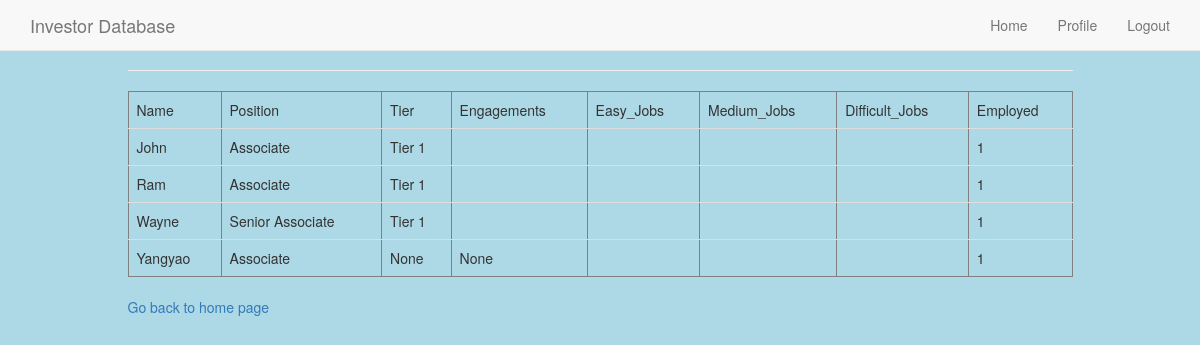
Screenshot of /viewpersonnel (signed in) with the database file from the repository.
### app/models.py (models this page shows, shortened)
class User(UserMixin,db.Model):
    id = db.Column(db.Integer, primary_key=True)
    username = db.Column(db.String(64), index=True, unique=True)
    email = db.Column(db.String(120), index=True, unique=True)
    password_hash = db.Column(db.String(128))
    posts = db.relationship('Post', backref='author', lazy='dynamic')
    last_seen = db.Column(db.DateTime, default=datetime.utcnow)
    access = db.Column(db.Integer, default = 1)

### app/routes.py (the view)
@app.route('/viewpersonnel')
def viewpersonnel():
 con = sqlite3.connect("testemployees.db")
 con.row_factory = sqlite3.Row
 cur = con.cursor()
 cur.execute("select * from Employees")
 rows = cur.fetchall();
 return render_template("view_personnel.html",rows = rows)

### app/models.py (called while the page is built)
@login.user_loader
def load_user(id):
    return User.query.get(int(id))

### app/routes.py (called while the page is built)
@app.before_request
def before_request():
    if current_user.is_authenticated:
        current_user.last_seen = datetime.utcnow()
        db.session.commit()

### app/templates/view_personnel.html
{% extends "base.html" %}
{% block app_content %}
      <table class="table table-hover" border = 1>
         <thead>
            <td>Name</td>
            <td>Position</td>
            <td>Tier</td>
            <td>Engagements</td>
            <td>Easy_Jobs</td>
            <td>Medium_Jobs</td>
            <td>Difficult_Jobs</td>
            <td>Employed</td>
         </thead>
         {% for row in rows %}
            <tr>
               <td>{{row["Name"]}}</td>
               <td>{{row["Position"]}}</td>
               <td> {{ row["Tier"]}}</td>
               <td>{{row['Engagements']}}</td>
               <td>{{row["Easy_Jobs"]}}</td>
               <td>{{row["Medium_Jobs"]}}</td>
               <td> {{ row["Difficult_Jobs"]}}</td>
               <td>{{row['Employed']}}</td>
            </tr>
         {% endfor %}
      </table>
      <a href = "/">Go back to home page</a>
{% endblock %}

### rows the page displays
User: Name "John", Position "Associate", Tier "Tier 1", Employed "1"

### other values shown
{{ row["Name"] }} "Ram" "Wayne" "Yangyao"
{{ row["Position"] }} "Associate" "Senior Associate" "Associate"
{{ row["Tier"] }} "Tier 1" "Tier 1" "None"
{{ row['Employed'] }} "1" "1" "1"
{{ row['Engagements'] }} "None"
